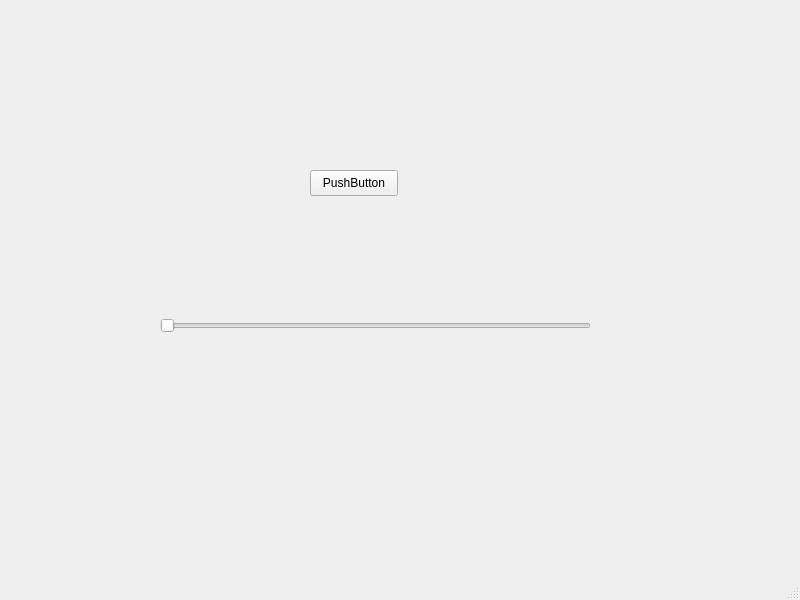
<?xml version="1.0" encoding="UTF-8"?>
<ui version="4.0">
 <class>MainWindow</class>
 <widget class="QMainWindow" name="MainWindow">
  <property name="geometry">
   <rect>
    <x>0</x>
    <y>0</y>
    <width>800</width>
    <height>600</height>
   </rect>
  </property>
  <property name="windowTitle">
   <string>MainWindow</string>
  </property>
  <widget class="QWidget" name="centralwidget">
   <widget class="QPushButton" name="pushButton">
    <property name="geometry">
     <rect>
      <x>310</x>
      <y>170</y>
      <width>88</width>
      <height>26</height>
     </rect>
    </property>
    <property name="text">
     <string>PushButton</string>
    </property>
   </widget>
   <widget class="QSlider" name="horizontalSlider">
    <property name="geometry">
     <rect>
      <x>160</x>
      <y>290</y>
      <width>431</width>
      <height>71</height>
     </rect>
    </property>
    <property name="orientation">
     <enum>Qt::Orientation::Horizontal</enum>
    </property>
   </widget>
  </widget>
  <widget class="QMenuBar" name="menubar">
   <property name="geometry">
    <rect>
     <x>0</x>
     <y>0</y>
     <width>800</width>
     <height>23</height>
    </rect>
   </property>
  </widget>
  <widget class="QStatusBar" name="statusbar"/>
 </widget>
 <resources/>
 <connections/>
</ui>
